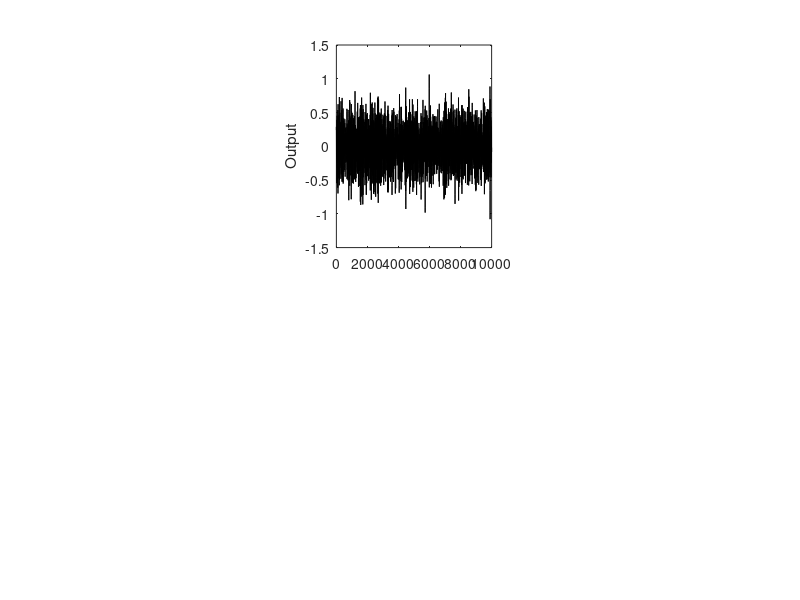

Here is the MATLAB script that generated this plot: (Note: this script raises an error after producing the figure.)
% Chapter 3 Exercise 38
% Revealing the nature of the leakage effects in FRF measurements
%
% Copyright: 
% Johan Schoukens, Rik Pintelon, and Yves Rolain 
% Vrije Universiteit Brussels, Pleinlaan 2, 1050 Brussels, Belgium
%
% 25 November 2010

clear all

% define the input variables
M=20;                       % number of blocks (sub-records)
NPeriodAll=[125 250 500]    % length of a block, program written for 3 lengths
N=max(NPeriodAll)*M;        % Number of data points in the measurement
fs=min(NPeriodAll);         % sampling frequency s.t. smallest period = 1 s
Ampl=1                      % RMS-value of the excitation
NTrans=1024;                % transient to eliminate initial effects at beginning simulation
t=[0:N-1]/fs;               % time axis

[b,a]=cheby1(2,10,0.2);     % test system

% generate excitation signal   
u=randn(N+NTrans,1)*Ampl;   % white noise excitation
    
% system response    
y=filter(b,a,u);                 % response of the system
y(1:NTrans)=[];u(1:NTrans)=[];   % eliminate transients of the simulation

% processing for different block lenghts
for r=length(NPeriodAll):-1:1
NPeriod=NPeriodAll(r);      % select the actual block length

Lines=[1:NPeriod/2+1];      % select the lines to be plotted
f=(Lines-1)/NPeriod*fs;     % frequency vector
M=round(N/NPeriod);         % number of blocks
MAll(r)=M;
          
    u=reshape(u,NPeriod,M); % put each block in a collumn
    U=fft(u);U=U(Lines,:);  % FFT-analysis
    
    G=freqz(b,a,2*pi*f/fs); % FRF
    
    YMod=zeros(NPeriod,M);  % initialization
    for s=1:M        % calculate response of block via FRF
        YMod(Lines,s)=G(:).*U(:,s);         % modelled output, assuming periodic repition
        yMod(:,s)=2*real(ifft(YMod(:,s)));
    end
    
    yModAll(:,r)=yMod(:);     % concatenate to a single vector
    eModAll(:,r)=yMod(:)-y(:);% error of the periodically reconstructed output
    clear yMod
    
end


% plot the results
t=[0:N-1];                     % time vector 

FigNum=10
figure(FigNum)
clf
n=3;                            % number of block lengths that are analysed

subplot(2,3,2)                  % plot the time signal
plot(t,y,'k')
ylabel('Output')
DG_SetFontSize(12)
for k=1:n                       % plot the transient errors
    subplot(2,3,k+3)
    tAll=reshape(t,NPeriodAll(k),MAll(k));
    e=eModAll(:,k);eAll=e(tAll+1);
    plot(tAll,eAll,'k')
    axis([0 4000 -1 1 ])
    if k==1; ylabel('Error');end
    DG_SetFontSize(12)
    for j=2:2:MAll(k)
    DG_SetTraceTint(30,j,FigNum,k+1)
    end
    DG_SetTraceWidth(2,'*',FigNum,k+1)
end
subplot(2,3,5)
xlabel('Sample number')
     
% Export the plots
% DG_Init4PDF(gcf, 4.5);        % fixing the size, half standard height
% DG_MakePDF('FigExcitation310.pdf', gcf);
 
